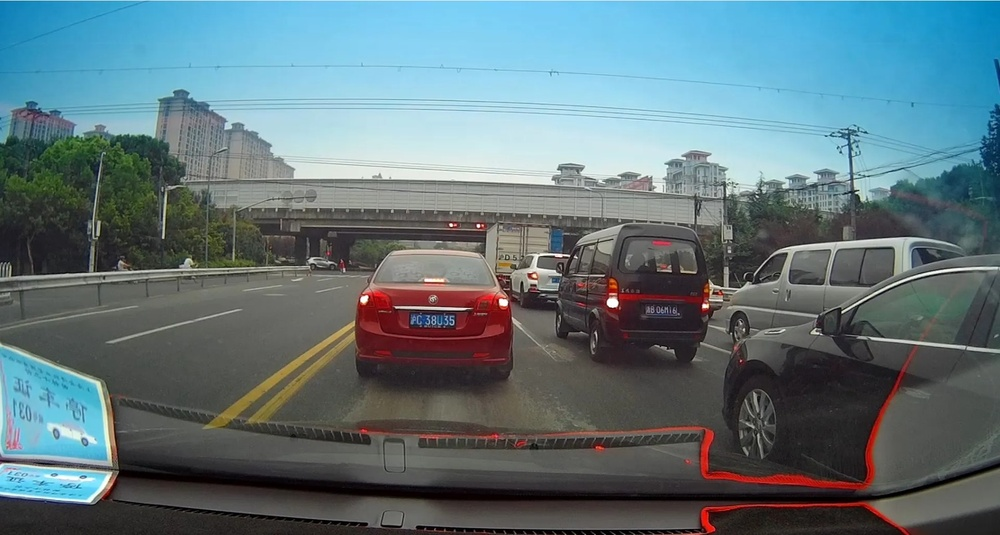
#> input picture pic/05.jpg, 1000 x 535 px, shrunk from 1804 x 966 before the run
$ python pic_detector.py
#> lines starting #> are read from the running program, lines starting #| are printed output that depends on the picture; after the words box and inside, x2 and y2 are one past the last pixel; in counts of white or black regions, pixels touching at a corner belong together
import cv2


classifier = cv2.CascadeClassifier('myhaar.xml')
color = (0, 255, 0)
car_width=1.8

image=cv2.imread("pic/05.jpg")
#> image is the input picture: shape (535, 1000, 3); mean B, G, R 123, 116.9, 96
height=image.shape[0]
#> height = 535
width=image.shape[1]
#> width = 1000
print(height)
#| 535
gray=cv2.cvtColor(image,cv2.COLOR_BGR2GRAY)
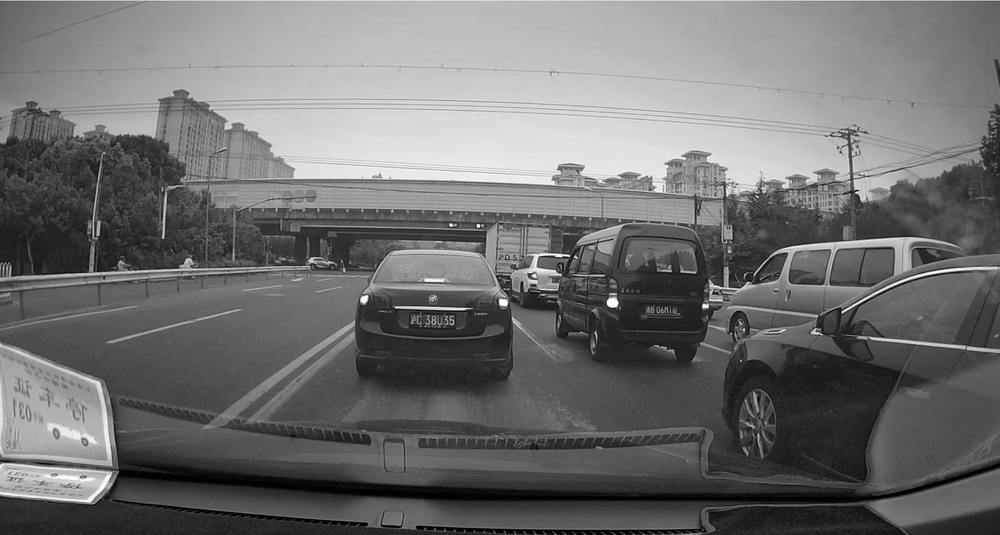
#> gray: shape (535, 1000); min 0, max 255, mean 111.3
cars=classifier.detectMultiScale(gray,1.2,10,18,(24,24))
#> cars = [[516, 252, 54, 54], [360, 217, 142, 142], [601, 170, 120, 120], [772, 247, 129, 129]]
for (x,y,w,h) in cars:
    print(height-y)
    ppm = (float(car_width / w)*0.3+float(car_width/width)*0.7)
    dis=float(ppm*(height-y))
    print("dis=%.2f"%dis)
    cv2.rectangle(image, (x, y), (x + w, y + h), color, 2)
    cv2.putText(image,"%.2f m"%dis,(x,y+h),cv2.FONT_HERSHEY_SIMPLEX,1,(255,255,255),2)
#> this loop made 4 passes
#> (x, y, w, h, ppm, dis) on passes 1 to 4: (516, 252, 54, 54, 0.0113, 3.19), (360, 217, 142, 142, 0.00506, 1.61), (601, 170, 120, 120, 0.00576, 2.1), (772, 247, 129, 129, 0.00545, 1.57)
#| 283
#| dis=3.19
#| 318
#| dis=1.61
#| 365
#| dis=2.10
#| 288
#| dis=1.57
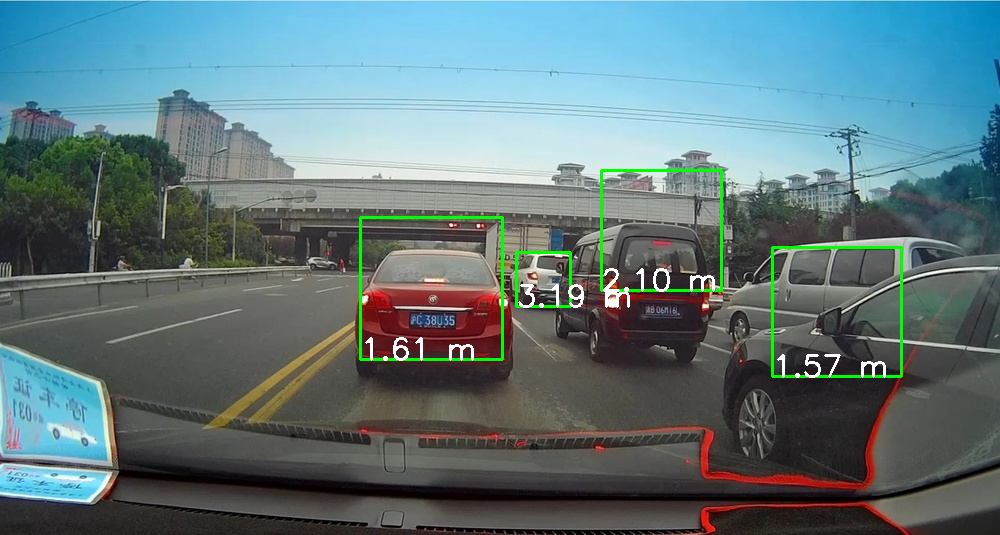
#> image: shape (535, 1000, 3); 1.37% of pixels changed, all inside (x1, y1, x2, y2) = (359, 169, 903, 378)

cv2.imwrite("result/05car2.jpg",image)
#cv2.imshow("Image",image)

cv2.destroyAllWindows()  # 释放窗口资源

$ run again, with pic/01 护栏破损.png saved as pic/05.jpg
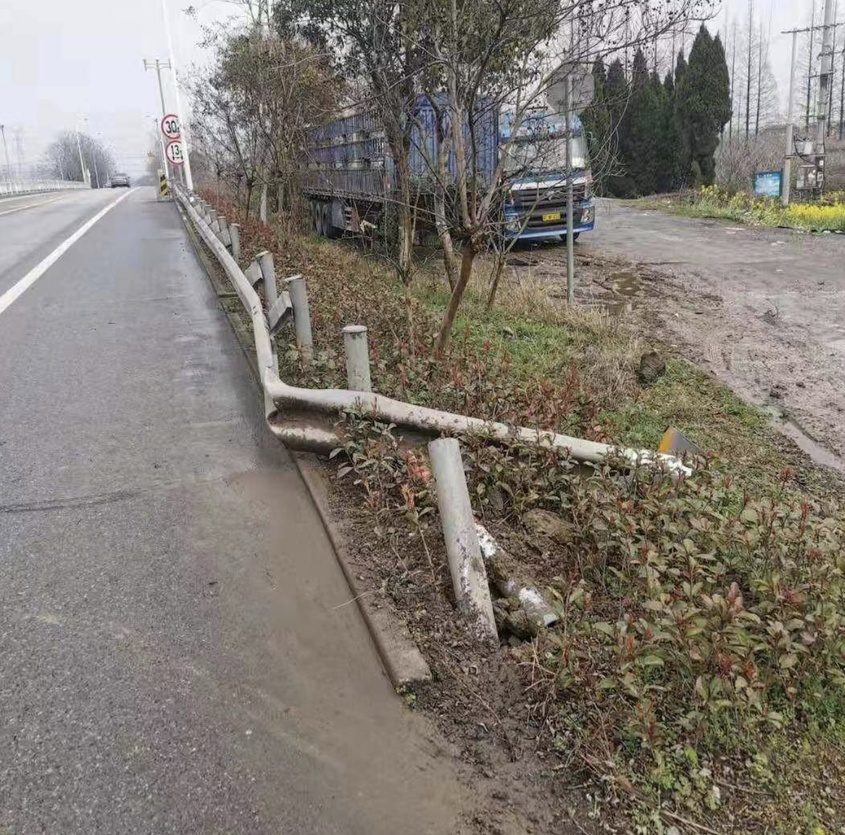
#> input picture pic/01 护栏破损.png, 845 x 835 px, shrunk from 1242 x 1226 before the run
#> image is the input picture: shape (835, 845, 3); mean B, G, R 114.7, 122.6, 129
#| 835
#> `gray=cv2.cvtColor(image,cv2.COLOR_BGR2GRAY)`:
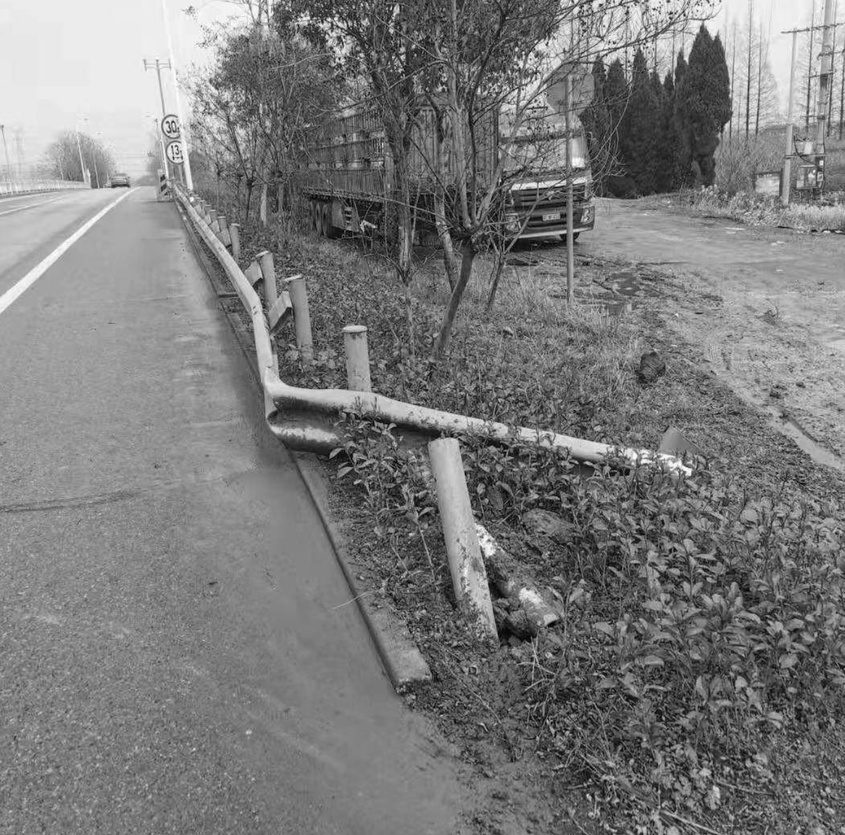
#> gray: shape (835, 845); min 1, max 255, mean 123.6
#> cars = ()

$ run again, with pic/03 路面受损及抛洒物.png saved as pic/05.jpg
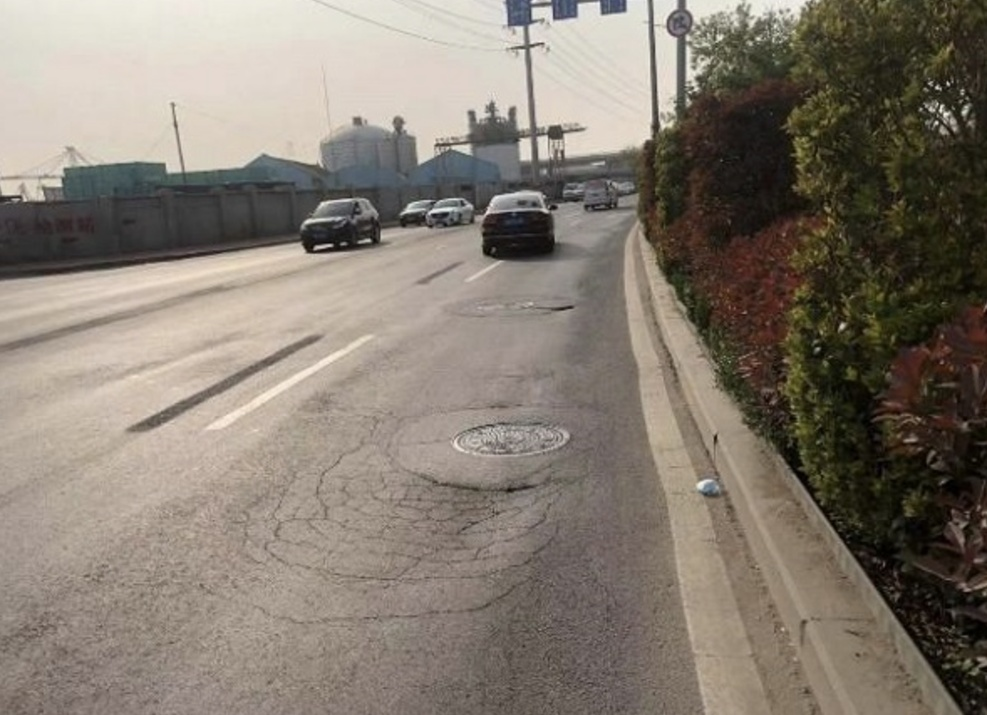
#> input picture pic/03 路面受损及抛洒物.png, 987 x 715 px, shrunk from 1178 x 854 before the run
#> image is the input picture: shape (715, 987, 3); mean B, G, R 112.4, 123.4, 132.5
#| 715
#> `gray=cv2.cvtColor(image,cv2.COLOR_BGR2GRAY)`:
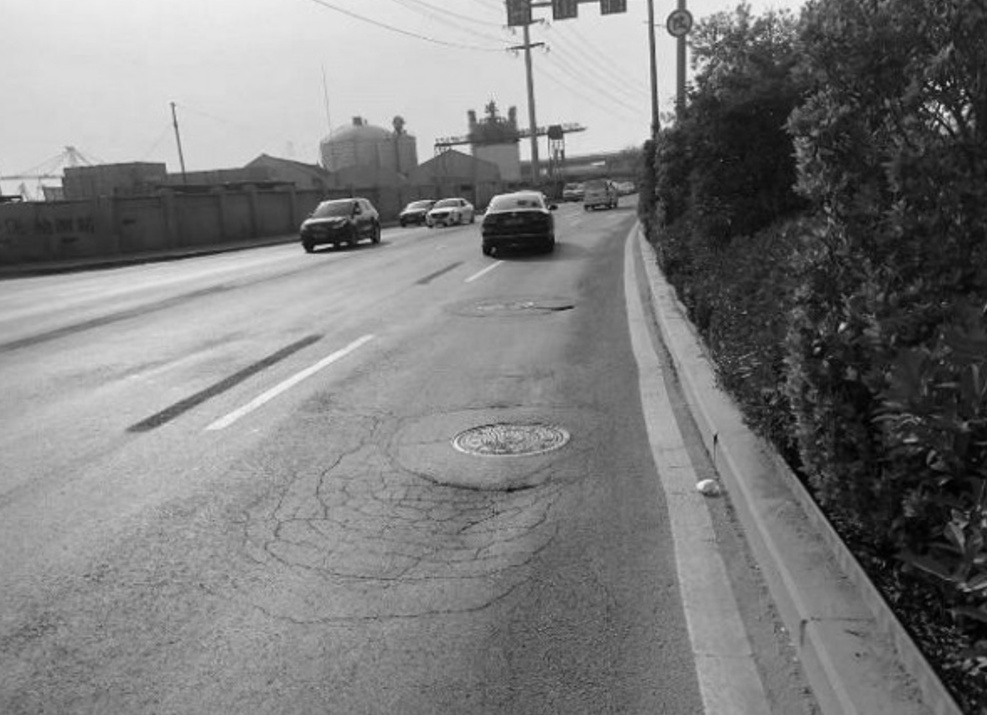
#> gray: shape (715, 987); min 0, max 244, mean 124.9
#> cars = [[484, 173, 75, 75], [304, 197, 57, 57]]
#> the loop `for (x,y,w,h) in cars:` made 2 passes
#> (x, y, w, h, ppm, dis) on passes 1 to 2: (484, 173, 75, 75, 0.00848, 4.59), (304, 197, 57, 57, 0.0108, 5.57)
#> (printed output is left out)
#> after the loop `for (x,y,w,h) in cars:`:
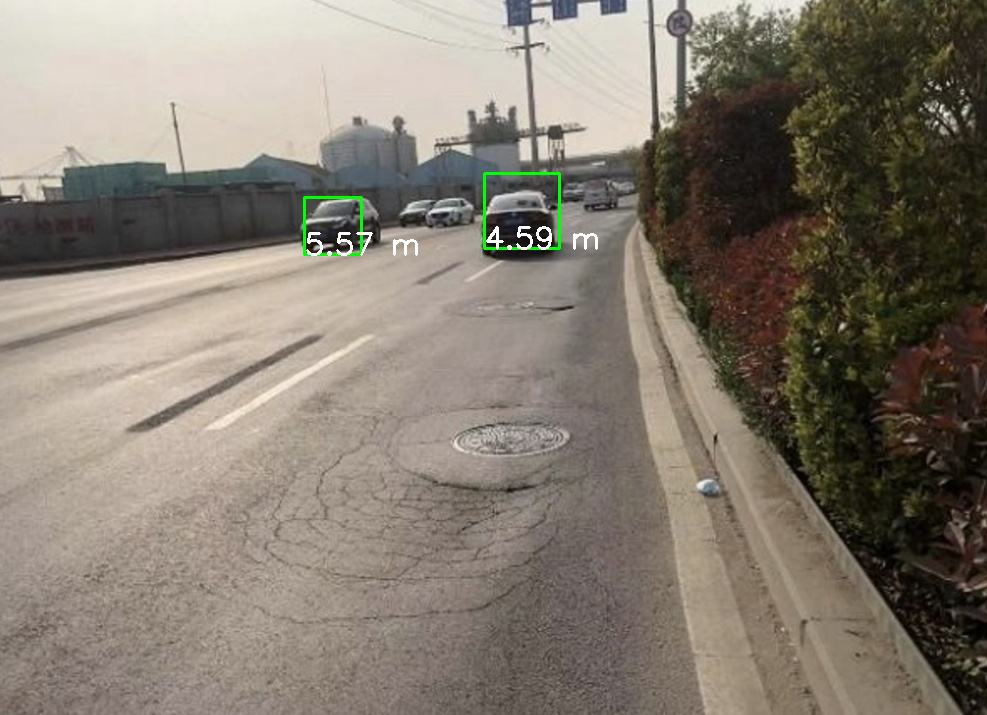
#> image: shape (715, 987, 3); 0.39% of pixels changed, all inside (x1, y1, x2, y2) = (303, 172, 598, 256)
